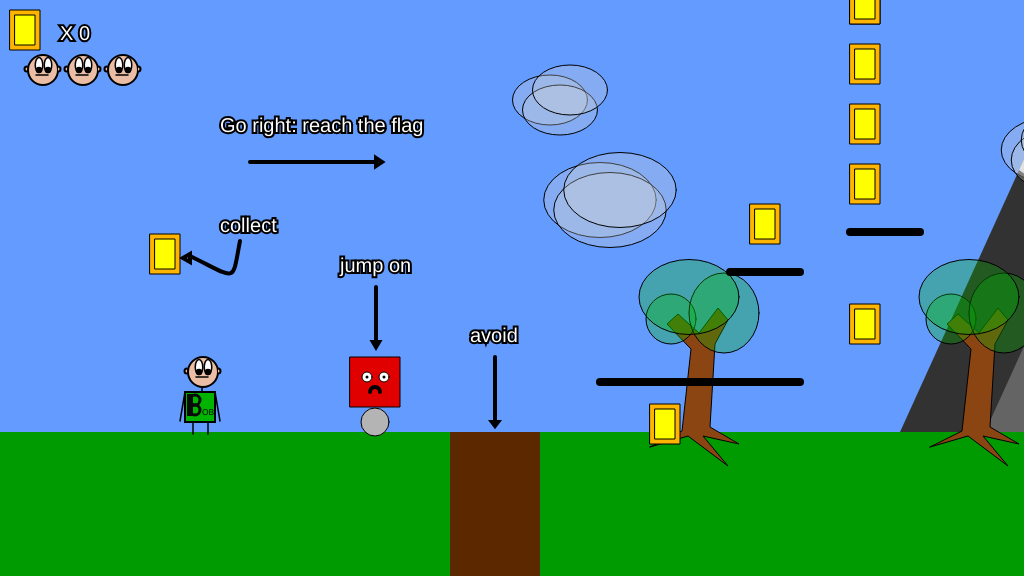
Frame 1 (no input)
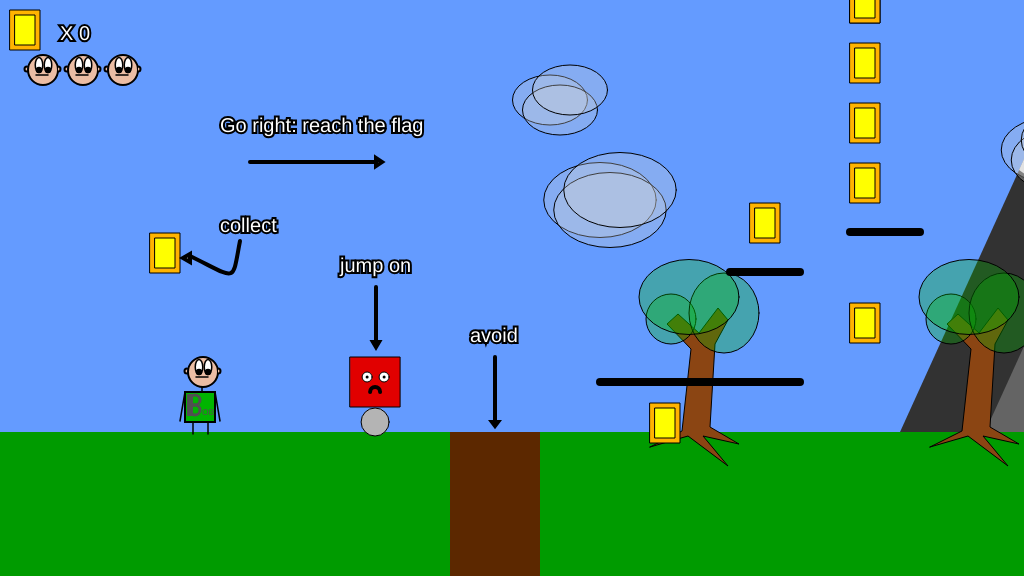
Frame 60 (no input)
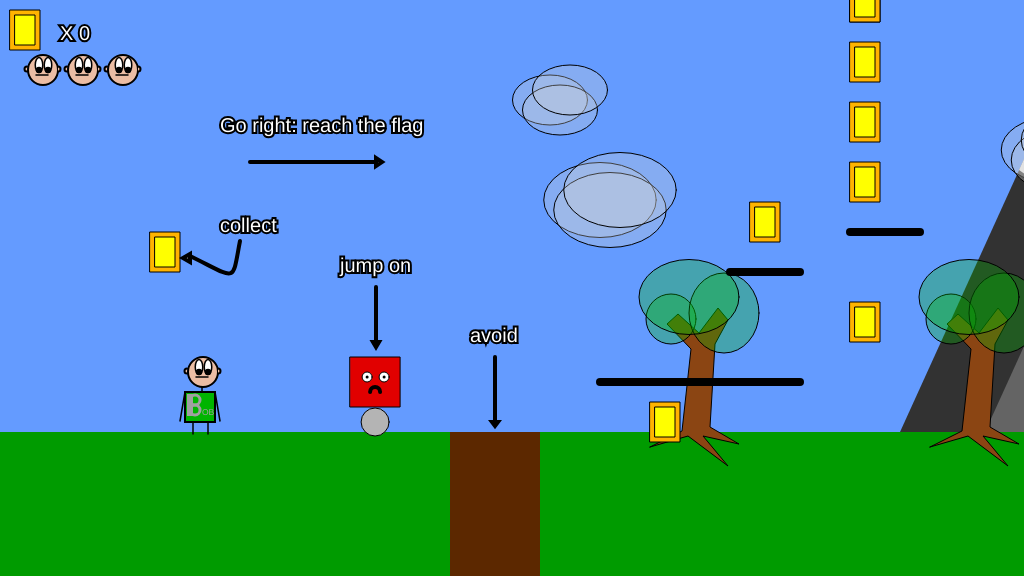
Frame 120 (the mouse pressed at the canvas centre since frame 60)

The p5.js sketch that drew these frames (run headless with seeded random() and noise() and a simulated clock; from frame 60 on, the mouse is pressed at the canvas centre):

// p5.js sketch
// ── sketch.js
/*
	The Game Project Part 7 - Game Mechanics
*/

var gameChar_x;
var gameChar_y;
var floorPos_y;

var canyons;

var isLeft;
var isRight;
var isFalling;

var frCount;
var jumpSpeed;

var collectables;

var flagpole;

var isPlummeting;

//implement scrolling - declaring global var
var cameraPosX;
var cameraPosY;

var gameOver;
var levelComplete;

var gameScore;

var cameraLockL;
var cameraLockR;

var enemyHit;

//initialising variables here so restarting via calling setup() maintains lives
var lives = 3;
var currentLives = lives;

var showingInstructions;

var platforms;
var observedFloor;

function setup(){
    //sets lives to the current lives value from the previous attempt
    lives = currentLives;
    
    showingInstructions = true;
    
	createCanvas(1024, 576);
	floorPos_y = height * 3/4;
	gameChar_x = -350;
	gameChar_y = floorPos_y;

    //Inspect the canyon
    canyons = [
        {x_pos: 480, width: 150},
        {x_pos: 800, width: 100},
        {x_pos: 1000, width: 75},
        {x_pos: 1300, width: 170},
        {x_pos: 1900, width: 220},
        {x_pos: -100, width: 90}
    ]
    
    //declare enemy objects
    enemies = [
        {x_pos: 700, y_pos: floorPos_y - 75, patrol: [630, 750], speed: -1, isAlive: true, squishCount: 0},
        {x_pos: 1075, y_pos: floorPos_y - 75, patrol: [1075, 1250], speed: 2, isAlive: true, squishCount: 0},
        {x_pos: 1470, y_pos: floorPos_y - 75, patrol: [1470, 1850], speed: 1.5, isAlive: true, squishCount: 0},
        {x_pos: 1850, y_pos: floorPos_y - 75, patrol: [1470, 1850], speed: -1.5, isAlive: true, squishCount: 0},
        {x_pos: -200, y_pos: floorPos_y - 75, patrol: [400, 405], speed: -0.1, isAlive: true, squishCount: 0},
        {x_pos: 800, y_pos: floorPos_y - 380, patrol: [730, 1120], speed: 2, isAlive: true, squishCount: 0}
    ]
    
    isLeft = false;
    isRight = false;
    isFalling = false;
    
    frCount = 0;
    jumpSpeed = 0;
    
    //Add collectable items objects
    collectables = [
        {x_pos: 300, y_pos: floorPos_y - 130, size: 50, collectBounce: 0, isFound: false},
        {x_pos: 600, y_pos: floorPos_y - 130, size: 50, collectBounce: 0, isFound: false},
        {x_pos: 1000, y_pos: floorPos_y - 130, size: 50, collectBounce: 0, isFound: false},
        {x_pos: 1000, y_pos: floorPos_y - 50, size: 50, collectBounce: 0, isFound: false},
        {x_pos: 100, y_pos: floorPos_y - 30, size: 50, collectBounce: 0, isFound: false},
        {x_pos: 200, y_pos: floorPos_y - 230, size: 50, collectBounce: 0, isFound: false},
        {x_pos: 1850, y_pos: floorPos_y - 130, size: 50, collectBounce: 0, isFound: false},
        {x_pos: 2070, y_pos: floorPos_y - 100, size: 50, collectBounce: 0, isFound: false},
        {x_pos: 2000, y_pos: floorPos_y - 250, size: 50, collectBounce: 0, isFound: false},
        {x_pos: 2200, y_pos: floorPos_y - 100, size: 50, collectBounce: 0, isFound: false},
        {x_pos: -400, y_pos: floorPos_y - 200, size: 50, collectBounce: 0, isFound: false},
        {x_pos: 300, y_pos: floorPos_y - 270, size: 50, collectBounce: 0, isFound: false},
        {x_pos: 300, y_pos: floorPos_y - 330, size: 50, collectBounce: 0, isFound: false},
        {x_pos: 300, y_pos: floorPos_y - 390, size: 50, collectBounce: 0, isFound: false},
        {x_pos: 300, y_pos: floorPos_y - 450, size: 50, collectBounce: 0, isFound: false},
        {x_pos: 300, y_pos: floorPos_y - 450, size: 50, collectBounce: 0, isFound: false},
        {x_pos: 700, y_pos: floorPos_y - 360, size: 50, collectBounce: 0, isFound: false},
        {x_pos: 790, y_pos: floorPos_y - 360, size: 50, collectBounce: 0, isFound: false},
        {x_pos: 880, y_pos: floorPos_y - 360, size: 50, collectBounce: 0, isFound: false},
        {x_pos: 950, y_pos: floorPos_y - 360, size: 50, collectBounce: 0, isFound: false},
        {x_pos: 1020, y_pos: floorPos_y - 360, size: 50, collectBounce: 0, isFound: false},
    ]
    
    //add platform objects
    platforms = [
        {x_pos: 50, y_pos: floorPos_y - 50, width: 200},
        {x_pos: 300, y_pos: floorPos_y - 200, width: 70},
        {x_pos: 180, y_pos: floorPos_y - 160, width: 70},
        {x_pos: 600, y_pos: floorPos_y - 190, width: 40},
        {x_pos: 500, y_pos: floorPos_y - 275, width: 100},
        {x_pos: 700, y_pos: floorPos_y - 300, width: 450}
    ]
    observedFloor = 0;
    
    //Add the flagpole
    flagpole = {
        x_pos: 2400,
        crossValR: 255,
        crossPulse: -1,
        isReached: false,
        startHeight: 300,
        topHeight: 133,
        flagHeight: 0
    }
    flagpole.flagHeight = flagpole.startHeight;
    
    isPlummeting = false;
    
    cameraPosX = 0;
    cameraPosY = 0;
    
    gameOver = false;
    levelComplete = false;
    
    gameScore = 0;
    
    cameraLockL = gameChar_x - 1500;
    cameraLockR = gameChar_x + 900;
    
    enemyHit = false;
}

function drawPlatforms(){
    strokeWeight(8);
    stroke(0);
    for (var i = 0; i < platforms.length; i++){
        line(platforms[i].x_pos,
             platforms[i].y_pos,
             platforms[i].x_pos + platforms[i].width,
             platforms[i].y_pos);
    }
    strokeWeight(1);
}

function drawInstructions(){
    //draws the instructions but hides them once a level of scroll is reached
    if (showingInstructions && !gameOver && !levelComplete){
        push();
        textSize(20);
        fill(255);
        strokeWeight(4);
        stroke(0);
        text("avoid", -80, floorPos_y - 90);
        line(-55, floorPos_y - 75, -55, floorPos_y - 10);
        triangle(-52, floorPos_y - 10, -58, floorPos_y - 10, -55, floorPos_y - 6);
        text("jump on", -210, floorPos_y - 160);
        line(-174, floorPos_y - 145, -174, floorPos_y - 90);
        triangle(-171, floorPos_y - 90, -177, floorPos_y - 90, -174, floorPos_y - 85);
        text("collect", -330, floorPos_y - 200);
        text("Go right: reach the flag", -330, floorPos_y - 300);
        line(-300, floorPos_y - 270, -174, floorPos_y - 270);
        triangle(-174, floorPos_y - 274, -174, floorPos_y - 266, -168, floorPos_y - 270);
        noFill();
        beginShape();
        curveVertex(-310, 0);
        curveVertex(-310, 241);
        curveVertex(-360, 256);
        curveVertex(-600, 100);
        endShape();
        fill(255);
        triangle(-360, 254, -360, 262, -367, 258);
        pop();
    }
}

function drawLives(){
    //draws the life bar according to the amount of lives remaining
    for (var i = 0; i < lives; i++){
        //head
        fill(235, 189, 164); //sets skin colour
        strokeWeight(2);
        stroke(0);
        ellipse(40 + 3 + i * 40, 130 - 60, 30, 30);
        //draws the head first so the facial features aren't obscured

        //ears
        stroke(0);
        strokeWeight(2);
        arc(40 - 13 + i * 40, 130 - 61, 5, 5, HALF_PI, PI + HALF_PI);
        arc(40 + 18 + i * 40, 130 - 61, 5, 5, PI + HALF_PI, HALF_PI);

        //eyeball
        fill(255);
        strokeWeight(1.5);
        ellipse(40 - 1 + i * 40, 130 - 65, 7.5, 15);
        ellipse(40 + 8 + i * 40, 130 - 65, 7.5, 15);
        //draws two white eyeballs

        //pupil
        fill(0);
        ellipse(40 - 1 + i * 40, 130 - 60, 5, 5);
        ellipse(40 + 8 + i * 40, 130 - 60, 5, 5);
        //draws two black pupils afterwards so the black is overlayed onto the white

        //mouth
        noFill();
        line(40 - 4 + i * 40, 130 - 55, 40 + 8 + i * 40, 130 - 55);
        strokeWeight(1);
    }
}

function drawMountains(){
    //make an array of mountains
    var mountains = [
        {mountainX: 350, mountainBack: 50, mountainTop: 240},
        {mountainX: 435, mountainBack: 100, mountainTop: 255},
        {mountainX: 900, mountainBack: 120, mountainTop: 255},
        {mountainX: 1600, mountainBack: 80, mountainTop: 230}
    ]
    var mountainY = floorPos_y;
    //draw the mountains
    for (var i = 0; i < mountains.length; i++){
        fill(mountains[i].mountainBack);
        triangle(mountains[i].mountainX,
                 mountainY,
                 mountains[i].mountainX + 165,
                 mountainY - 363,
                 mountains[i].mountainX + 365,
                 mountainY);
        fill(mountains[i].mountainTop);
        beginShape(); //draw the snowy peak of the mountain
        vertex(mountains[i].mountainX + 119,
               mountainY - 262);
        vertex(mountains[i].mountainX + 135,
               mountainY - 251);
        vertex(mountains[i].mountainX + 152,
               mountainY - 271);
        vertex(mountains[i].mountainX + 187,
               mountainY - 283);
        vertex(mountains[i].mountainX + 212,
               mountainY - 277);
        vertex(mountains[i].mountainX + 165,
               mountainY - 363);
        endShape(CLOSE);
        noStroke();
        fill(255);
    }
}

function drawTrees(){
    //make an array of tree positions
    var trees_x = [100, 380, 910, 1100, 1500];
    var treePos_y = floorPos_y + 15;
    //draw the trees
    for (var i = 0; i < trees_x.length; i++){
        fill(139,69,19);
        stroke(0);
        beginShape(); //draw trunk
        vertex(trees_x[i], treePos_y);
        vertex(trees_x[i] + 32, treePos_y - 16);
        vertex(trees_x[i] + 41, treePos_y - 98);
        vertex(trees_x[i] + 17, treePos_y - 123);
        vertex(trees_x[i] + 28, treePos_y - 133);
        vertex(trees_x[i] + 49, treePos_y - 114);
        vertex(trees_x[i] + 68, treePos_y - 139);
        vertex(trees_x[i] + 78, treePos_y - 127);
        vertex(trees_x[i] + 65, treePos_y - 103);
        vertex(trees_x[i] + 60, treePos_y - 20);
        vertex(trees_x[i] + 89, treePos_y - 3);
        vertex(trees_x[i] + 53, treePos_y - 11);
        vertex(trees_x[i] + 78, treePos_y + 19);
        vertex(trees_x[i] + 38, treePos_y - 11);
        endShape(CLOSE);
        fill(0,180,0,80);
        ellipse(trees_x[i] + 21, treePos_y - 128, 50, 50); //draw tree leaves
        ellipse(trees_x[i] + 74, treePos_y - 134, 70, 80);
        ellipse(trees_x[i] + 39, treePos_y - 150, 100, 75);
        noStroke();
        fill(255);
    }
}

function drawClouds(){
    //make an array of clouds
    var clouds = [
        {cloudX: 0, cloudY: 0, cloudSize: 1},
        {cloudX: 500, cloudY: 50, cloudSize: 1.3},
        {cloudX: 50, cloudY: 100, cloudSize: 1.5},
        {cloudX: 700, cloudY: 25, cloudSize: 1.1},
        {cloudX: 800, cloudY: 60, cloudSize: 1.4},
        {cloudX: 950, cloudY: 100, cloudSize: 1.6},
        {cloudX: 1200, cloudY: -40, cloudSize: 1.2},
        {cloudX: 1500, cloudY: 40, cloudSize: 1.5},
        {cloudX: 1800, cloudY: 10, cloudSize: 1}
    ]
    //draw the clouds
    for (var i = 0; i < clouds.length; i++){
        stroke(0);
        fill(210, 75);
        ellipse(clouds[i].cloudX,
                clouds[i].cloudY + 100,
                75 * clouds[i].cloudSize,
                50 * clouds[i].cloudSize); 
        ellipse(clouds[i].cloudX + 10,
                clouds[i].cloudY + 110,
                75 * clouds[i].cloudSize,
                50 * clouds[i].cloudSize);
        ellipse(clouds[i].cloudX + 20,
                clouds[i].cloudY + 90,
                75 * clouds[i].cloudSize,
                50 * clouds[i].cloudSize);
        noStroke();
    }
}

function drawScoreCounter(){
    //draw the score counter
    push();
    fill(255,180,0);
    strokeWeight(1);
    stroke(0);
    //draw the larger coin box:
    rect(10, 10, 0.6 * 50, 0.8 * 50);
    fill(255,255,0);
    //draw the smaller coin box:
    rect(15, 15, 0.4 * 50, 0.6 * 50);
    noStroke();
    fill(255);
    stroke(0);
    textSize(20);
    strokeWeight(4);
    //add a score counter
    text("X " + gameScore, 60, 40);
    pop();
}

function draw(){
    //continually change camera position
    //cameraPosX = -gameChar_x + width / 2;
    cameraPosX = constrain(-gameChar_x + width / 2, cameraLockL, cameraLockR);
    //introduce vertical camera
    cameraPosY = -1 * min(0, gameChar_y - floorPos_y + height / 2);
    
    if (gameChar_x > 425){
        showingInstructions = false;
    }
    
	///////////DRAWING CODE//////////
    
	background(100,155,255); //fill the sky blue
    
    frCount += 10;
    
    gameChar_y -= jumpSpeed; 
    //makes sure that the character always falls if necessary
    
	noStroke();
	fill(0,155,0);
    //scroll the ground only on the vertical axis
    push();
    translate(0, cameraPosY);
	rect(0, floorPos_y, width, height - floorPos_y); //draw some green ground
    pop();
    
    //implement scrolling - push a new drawing state
    push();
    translate(cameraPosX, cameraPosY); //translate the camera position
    
	//render multiple canyons
    for (var i = 0; i < canyons.length; i++){
        noStroke();
	    fill(92, 40, 0);
	    rect(canyons[i].x_pos, floorPos_y, canyons[i].width, height - floorPos_y);
    }
    
    drawMountains();
    drawClouds();
    drawTrees();
    
    //a flag pole
    fill(244,164,96);
    ellipse(flagpole.x_pos,432,50,25);
    rect(flagpole.x_pos - 26,399,52,33);
    stroke(200);
    strokeWeight(4);
    line(flagpole.x_pos - 1,396,flagpole.x_pos - 1,135);
    noStroke();
    fill(255);
    //Flagpole reached state
    if (flagpole.isReached == false){
        rect(flagpole.x_pos + 1,flagpole.startHeight,100,75);
        if (flagpole.crossValR > 255 || flagpole.crossValR < 0){ 
            //changes the colour of the flag's cross
            flagpole.crossPulse = flagpole.crossPulse * -1;
        }
        flagpole.crossValR += flagpole.crossPulse;
        fill(flagpole.crossValR,0,0);
        rect(flagpole.x_pos + 47, flagpole.startHeight, 10, 75);
        rect(flagpole.x_pos + 1, flagpole.startHeight + 31, 100, 10);  
    }
    else{ //raises the flag if reached
        //trigger level complete state
        levelComplete = true;
        isPlummeting = false;
        if (flagpole.flagHeight > flagpole.topHeight){
            flagpole.flagHeight -= 4;
        }
        else{
            flagpole.flagHeight = flagpole.topHeight;
        }
        rect(flagpole.x_pos + 1,flagpole.flagHeight,100,75);
        if (flagpole.crossValR > 255 || flagpole.crossValR < 0){ 
            //changes the colour of the flag's cross
            flagpole.crossPulse = flagpole.crossPulse * -1;
        }
        flagpole.crossValR += flagpole.crossPulse;
        fill(flagpole.crossValR,0,0);
        rect(flagpole.x_pos + 47, flagpole.flagHeight, 10, 75);
        rect(flagpole.x_pos + 1, flagpole.flagHeight + 31, 100, 10);  
    }
    strokeWeight(1.5);
    
    //render enemies
    for (var i = 0; i < enemies.length; i++){
        if (enemies[i].isAlive == true){
            fill(225, 0, 0);
            stroke(0);
            rect(enemies[i].x_pos, enemies[i].y_pos, 50, 50);
            fill(255);
            ellipse(enemies[i].x_pos + 17, enemies[i].y_pos + 20, 10, 10);
            strokeWeight(3);
            point(enemies[i].x_pos + 17, enemies[i].y_pos + 20);
            strokeWeight(1);
            ellipse(enemies[i].x_pos + 34, enemies[i].y_pos + 20, 10, 10);
            strokeWeight(3);
            point(enemies[i].x_pos + 34, enemies[i].y_pos + 20);
            strokeWeight(4);
            noFill();
            arc(enemies[i].x_pos + 25, enemies[i].y_pos + 35, 10, 10, PI, 0);
            strokeWeight(1);
            fill(180);
            ellipse(enemies[i].x_pos + 25, enemies[i].y_pos + 65, 28);
            if (enemies[i].x_pos >= enemies[i].patrol[1] + 1 || enemies[i].x_pos <= enemies[i].patrol[0] - 1){
                //reverse enemy patrol direction should the enemy reach a limit
                enemies[i].speed *= -1;
            }
            enemies[i].x_pos += enemies[i].speed;
        }
        else { //squish the enemy
            if (enemies[i].squishCount < 6){
                enemies[i].squishCount++;
                fill(225, 0, 0);
                stroke(0);
                rect(enemies[i].x_pos, enemies[i].y_pos + 45, 50, 25);
                fill(255);
                ellipse(enemies[i].x_pos + 17, enemies[i].y_pos + 55, 10, 5);
                strokeWeight(3);
                point(enemies[i].x_pos + 17, enemies[i].y_pos + 55);
                strokeWeight(1);
                ellipse(enemies[i].x_pos + 34, enemies[i].y_pos + 55, 10, 5);
                strokeWeight(3);
                point(enemies[i].x_pos + 34, enemies[i].y_pos + 55);
                strokeWeight(4);
                noFill();
                arc(enemies[i].x_pos + 25, enemies[i].y_pos + 60, 10, 5, PI, 0);
                strokeWeight(1);
                fill(180);
                ellipse(enemies[i].x_pos + 25, enemies[i].y_pos + 72, 28, 14);
            }
        }
    }
    
    //render collectable item
    for (var i = 0; i < collectables.length; i++){
        if (collectables[i].isFound == false){
            fill(255,180,0); 
            stroke(0);
            if (collectables[i].collectBounce == 0){ //makes the coin bounce
                collectables[i].collectBounce = 2;
            } else if (collectables[i].collectBounce == 2){
                collectables[i].collectBounce = 4;
            } else if (collectables[i].collectBounce == 4){
                collectables[i].collectBounce = 3
            } else if (collectables[i].collectBounce == 3){
                collectables[i].collectBounce = 1;
            } else if (collectables[i].collectBounce == 1){
                collectables[i].collectBounce = -1;
            } else if (collectables[i].collectBounce == -1){
                collectables[i].collectBounce = -4;
            } else if (collectables[i].collectBounce == -4){
                collectables[i].collectBounce = -2;
            } else if (collectables[i].collectBounce == -2){
                collectables[i].collectBounce = 0;
            }
            //draw the larger coin box:
            rect(collectables[i].x_pos,
                 collectables[i].y_pos + collectables[i].collectBounce,
                 0.6 * collectables[i].size,
                 0.8 * collectables[i].size);
            fill(255,255,0);
            //draw the smaller coin box:
            rect(collectables[i].x_pos + (collectables[i].size / 10),
                    collectables[i].y_pos + 
                    (collectables[i].size / 10) + 
                    collectables[i].collectBounce,
                 0.4 * collectables[i].size,
                 0.6 * collectables[i].size);
            noStroke();
            fill(255);
        }
    }
    
    drawInstructions();
    drawPlatforms();
    
	//the game character
    
    if (!isRight && !isLeft){
        //makes sure the code for moving the legs/changing shirt
        //colour is only ran once
        noStroke();
        animateLegs();
    }
    
	if(isLeft && isFalling && !isPlummeting && !gameOver && !levelComplete){
        //head
        fill(235, 189, 164);
        strokeWeight(2);
        stroke(0);
        ellipse(gameChar_x + 3, gameChar_y - 60, 30, 30);

        //ear
        stroke(0);
        strokeWeight(2);
        arc(gameChar_x + 9, gameChar_y - 61, 5, 5, PI + HALF_PI, HALF_PI);

        //eyeball
        fill(255);
        strokeWeight(1.5);
        ellipse(gameChar_x - 4, gameChar_y - 65, 7.5, 15);

        //pupil
        fill(0);
        if (jumpSpeed > 0){ //jumping and falling state
            //pupil changes position based on Bob's position in the air
            ellipse(gameChar_x - 5.5, gameChar_y - 68, 5, 5);
        }
        else{
            ellipse(gameChar_x - 5.5, gameChar_y - 62, 5, 5);
        }

        //mouth
        fill(0);
        ellipse(gameChar_x - 3, gameChar_y - 52.5, 6, 6);

        //neck
        line(gameChar_x + 9, gameChar_y - 47, gameChar_x + 9, gameChar_y - 40);

        //shirt
        strokeWeight(2);
        fill(0, 180, 0);
        rect(gameChar_x - 15, gameChar_y - 40, 30, 30);

        //shirt design
        textSize(8.5);
        fill(frCount);
        noStroke();
        text("OB", gameChar_x - 13, gameChar_y - 17);

        //left arm
        stroke(0);
        strokeWeight(1.5);
        line(gameChar_x - 15, gameChar_y - 40, gameChar_x - 20, gameChar_y - 60);

        //right arm
        strokeWeight(1.5);
        stroke(0);
        line(gameChar_x + 15, gameChar_y - 40, gameChar_x + 20, gameChar_y - 25);
        line(gameChar_x + 20, gameChar_y - 25, gameChar_x + 18, gameChar_y - 14);

        //legs
        line(gameChar_x - 7, gameChar_y - 10, gameChar_x - 12, gameChar_y);
        line(gameChar_x + 8, gameChar_y - 10, gameChar_x + 13, gameChar_y - 5);
	}
	else if(isRight && isFalling && !isPlummeting && !gameOver && !levelComplete){
		//head
        fill(235, 189, 164);
        strokeWeight(2);
        stroke(0);
        ellipse(gameChar_x + 3, gameChar_y - 60, 30, 30);

        //ear
        stroke(0);
        strokeWeight(2);
        arc(gameChar_x - 4, gameChar_y - 61, 5, 5, HALF_PI, HALF_PI + PI);

        //eyeball
        fill(255);
        strokeWeight(1.5);
        ellipse(gameChar_x + 8, gameChar_y - 65, 7.5, 15);

        //pupil
        fill(0);
        if (jumpSpeed > 0){ //jumping and falling state
            //pupil changes position based on whether Bob is rising or falling
            ellipse(gameChar_x + 9, gameChar_y - 68, 5, 5);
        }
        else{
            ellipse(gameChar_x + 9, gameChar_y - 64, 5, 5);
        }
        

        //mouth
        fill(0);
        ellipse(gameChar_x + 10, gameChar_y - 53, 6, 6);

        //neck
        line(gameChar_x - 6, gameChar_y - 47, gameChar_x - 6, gameChar_y - 40);

        //shirt
        strokeWeight(2);
        fill(0, 180, 0);
        rect(gameChar_x - 15, gameChar_y - 40, 30, 30);

        //left arm
        strokeWeight(1.5);
        line(gameChar_x - 15, gameChar_y - 40, gameChar_x - 20, gameChar_y - 30);
        line(gameChar_x - 20, gameChar_y - 30, gameChar_x - 17.5, gameChar_y - 15);

        //shirt design
        noFill();
        stroke(frCount);
        strokeWeight(3);
        ellipse(gameChar_x + 7, gameChar_y - 32, 10, 10);
        ellipse(gameChar_x + 7, gameChar_y - 22, 10, 10);
        noStroke();
        fill(frCount);
        rect(gameChar_x - 1, gameChar_y - 38, 6, 22);

        //right arm
        strokeWeight(1.5);
        stroke(0);
        line(gameChar_x + 15, gameChar_y - 40, gameChar_x + 22, gameChar_y - 60);

        //legs
        line(gameChar_x - 7, gameChar_y - 10, gameChar_x - 12, gameChar_y - 5);
        line(gameChar_x + 8, gameChar_y - 10, gameChar_x + 13, gameChar_y);

	}
	else if(isLeft && !isRight && !isPlummeting && !gameOver && !levelComplete){
		//head
        fill(235, 189, 164);
        strokeWeight(2);
        stroke(0);
        ellipse(gameChar_x + 3, gameChar_y - 60, 30, 30);

        //ear
        stroke(0);
        strokeWeight(2);
        arc(gameChar_x + 9, gameChar_y - 61, 5, 5, PI + HALF_PI, HALF_PI);

        //eyeball
        fill(255);
        strokeWeight(1.5);
        ellipse(gameChar_x - 4, gameChar_y - 65, 7.5, 15);

        //pupil
        fill(0);
        ellipse(gameChar_x - 5, gameChar_y - 65, 5, 5);

        //mouth
        noFill();
        line(gameChar_x - 9, gameChar_y - 55, gameChar_x + 5, gameChar_y - 55);

        //neck
        line(gameChar_x + 9, gameChar_y - 47, gameChar_x + 9, gameChar_y - 40);

        //shirt
        strokeWeight(2);
        fill(0, 180, 0);
        rect(gameChar_x - 15, gameChar_y - 40, 30, 30);

        //shirt design
        textSize(8.5);
        fill(frCount);
        noStroke();
        text("OB", gameChar_x - 13, gameChar_y - 17);

        //left arm
        stroke(0);
        strokeWeight(1.5);
        line(gameChar_x - 15, gameChar_y - 40, gameChar_x - 20, gameChar_y - 11);

        //right arm
        strokeWeight(1.5);
        stroke(0);
        line(gameChar_x + 15, gameChar_y - 40, gameChar_x + 20, gameChar_y - 11);

        //legs
        animateLegs();
	}
	else if(isRight && !isLeft && !isPlummeting && !gameOver && !levelComplete){
		//head
        fill(235, 189, 164);
        strokeWeight(2);
        stroke(0);
        ellipse(gameChar_x + 3, gameChar_y - 60, 30, 30);

        //ear
        stroke(0);
        strokeWeight(2);
        arc(gameChar_x - 4, gameChar_y - 61, 5, 5, HALF_PI, HALF_PI + PI);

        //eyeball
        fill(255);
        strokeWeight(1.5);
        ellipse(gameChar_x + 8, gameChar_y - 65, 7.5, 15);

        //pupil
        fill(0);
        ellipse(gameChar_x + 9, gameChar_y - 65, 5, 5);

        //mouth
        noFill();
        line(gameChar_x + 1, gameChar_y - 55, gameChar_x + 16, gameChar_y - 55);

        //neck
        line(gameChar_x - 6, gameChar_y - 47, gameChar_x - 6, gameChar_y - 40);

        //shirt
        strokeWeight(2);
        fill(0, 180, 0);
        rect(gameChar_x - 15, gameChar_y - 40, 30, 30);

        //left arm
        strokeWeight(1.5);
        line(gameChar_x - 15, gameChar_y - 40, gameChar_x - 20, gameChar_y - 11);

        //shirt design
        noFill();
        stroke(frCount);
        strokeWeight(3);
        ellipse(gameChar_x + 7, gameChar_y - 32, 10, 10);
        ellipse(gameChar_x + 7, gameChar_y - 22, 10, 10);
        noStroke();
        fill(frCount);
        rect(gameChar_x - 1, gameChar_y - 38, 6, 22);

        //right arm
        strokeWeight(1.5);
        stroke(0);
        line(gameChar_x + 15, gameChar_y - 40, gameChar_x + 20, gameChar_y - 11);

        //legs
        animateLegs();
	}
	else if(isFalling || isPlummeting)
    //ensures the falling state is drawn when either falling or plummetting
	{
		//head
        fill(235, 189, 164);
        strokeWeight(2);
        stroke(0);
        ellipse(gameChar_x + 3, gameChar_y - 60, 30, 30);

        //ears
        stroke(0);
        strokeWeight(2);
        arc(gameChar_x - 13, gameChar_y - 61, 5, 5, HALF_PI, PI + HALF_PI);
        arc(gameChar_x + 18, gameChar_y - 61, 5, 5, PI + HALF_PI, HALF_PI);

        //eyeball
        fill(255);
        strokeWeight(1.5);
        ellipse(gameChar_x + 8, gameChar_y - 65, 7.5, 15);
        ellipse(gameChar_x - 1, gameChar_y - 65, 7.5, 15);

        //pupil
        fill(0);
        if (jumpSpeed > 0){ //jumping and falling state
            //the pupil changes position based on whether Bob is rising or falling
            ellipse(gameChar_x + 8, gameChar_y - 69, 5, 5);
            ellipse(gameChar_x - 1, gameChar_y - 69, 5, 5);
        }
        else{
            ellipse(gameChar_x + 8, gameChar_y - 61, 5, 5);
            ellipse(gameChar_x - 1, gameChar_y - 61, 5, 5);
        }

        //mouth
        fill(0);
        ellipse(gameChar_x + 5, gameChar_y - 53, 6, 6);

        //neck
        line(gameChar_x + 2, gameChar_y - 45, gameChar_x + 2, gameChar_y - 40);

        //shirt
        strokeWeight(2);
        fill(0, 180, 0);
        rect(gameChar_x - 15, gameChar_y - 40, 30, 30);

        //left arm
        strokeWeight(1.5);
        line(gameChar_x - 15, gameChar_y - 40, gameChar_x - 20, gameChar_y - 58);

        //shirt a
        noFill();
        stroke(frCount);
        strokeWeight(3);
        ellipse(gameChar_x - 5, gameChar_y - 32, 10, 10);
        ellipse(gameChar_x - 5, gameChar_y - 22, 10, 10);
        noStroke();
        fill(frCount);
        rect(gameChar_x - 13, gameChar_y - 38, 6, 22);
        textSize(8.5);
        text("OB", gameChar_x + 2, gameChar_y - 17);

        //right arm
        strokeWeight(1.5);
        stroke(0);
        line(gameChar_x + 15, gameChar_y - 40, gameChar_x + 22, gameChar_y - 58);

        //legs
        line(gameChar_x - 7, gameChar_y - 10, gameChar_x - 12, gameChar_y - 4);
        line(gameChar_x + 8, gameChar_y - 10, gameChar_x + 13, gameChar_y - 4);
	}
	else{
		//head
        fill(235, 189, 164); //sets skin colour
        strokeWeight(2);
        stroke(0);
        ellipse(gameChar_x + 3, gameChar_y - 60, 30, 30);
        //draws the head first so the facial features aren't obscured

        //ears
        stroke(0);
        strokeWeight(2);
        arc(gameChar_x - 13, gameChar_y - 61, 5, 5, HALF_PI, PI + HALF_PI);
        arc(gameChar_x + 18, gameChar_y - 61, 5, 5, PI + HALF_PI, HALF_PI);

        //eyeball
        fill(255);
        strokeWeight(1.5);
        ellipse(gameChar_x - 1, gameChar_y - 65, 7.5, 15);
        ellipse(gameChar_x + 8, gameChar_y - 65, 7.5, 15);
        //draws two white eyeballs

        //pupil
        fill(0);
        ellipse(gameChar_x - 1, gameChar_y - 60, 5, 5);
        ellipse(gameChar_x + 8, gameChar_y - 60, 5, 5);
        //draws two black pupils afterwards so the black is overlayed onto the white

        //mouth
        noFill();
        line(gameChar_x - 4, gameChar_y - 55, gameChar_x + 8, gameChar_y - 55);

        //neck
        line(gameChar_x + 2, gameChar_y - 45, gameChar_x + 2, gameChar_y - 40);

        //shirt
        strokeWeight(2);
        fill(0, 180, 0);
        rect(gameChar_x - 15, gameChar_y - 40, 30, 30);

        //left arm
        strokeWeight(1.5);
        line(gameChar_x - 15, gameChar_y - 40, gameChar_x - 20, gameChar_y - 11);

        //shirt design
        noFill();
        stroke(frCount);
        strokeWeight(3);
        //sets a larger width to create the round parts of the 'B' shape
        ellipse(gameChar_x - 5, gameChar_y - 32, 10, 10);
        ellipse(gameChar_x - 5, gameChar_y - 22, 10, 10);
        //draws the round parts of the 'B'
        noStroke();
        fill(frCount);
        //sets the text colour in accordance with the current frame the game is on
        rect(gameChar_x - 13, gameChar_y - 38, 6, 22);
        //gives the 'B' a straight edge
        textSize(8.5);
        text("OB", gameChar_x + 2, gameChar_y - 17); //draws the remainder of "Bob"
        
        //right arm
        strokeWeight(1.5);
        stroke(0);
        line(gameChar_x + 15, gameChar_y - 40, gameChar_x + 20, gameChar_y - 11);

        //legs
        line(gameChar_x - 7, gameChar_y - 10, gameChar_x - 7, gameChar_y + 2);
        line(gameChar_x + 8, gameChar_y - 10, gameChar_x + 8, gameChar_y + 2);
	}
    pop(); //pop drawing state
    
	///////////INTERACTION CODE//////////
	//Put conditional statements to move the game character below here
    
    //Collectable item interaction
    for (var i = 0; i < collectables.length; i++){
        if (gameChar_x - 16 + 33 > collectables[i].x_pos &&
            gameChar_y - 75 + 70 > collectables[i].y_pos &&
            gameChar_x - 16 < collectables[i].x_pos + 0.6 * collectables[i].size &&
            gameChar_y - 75 < collectables[i].y_pos + 0.8 * collectables[i].size){
            //ensures that the rectangle that makes up the coin is touching Bob
            if (!collectables[i].isFound){
                //increment the score
                gameScore++;
            }
            collectables[i].isFound = true;
        }
    }
    
    //enemy interaction
    for (var i = 0; i < enemies.length; i++){
        if (enemies[i].isAlive == true){
            if (gameChar_x > enemies[i].x_pos - 10 &&
                gameChar_x < enemies[i].x_pos + 60 &&
                gameChar_y > enemies[i].y_pos - 5 && 
                gameChar_y < enemies[i].y_pos + 10 &&
                enemyHit == false && jumpSpeed <= 0){
                enemies[i].isAlive = false;
                enemyHit = false;
            }
            else if (gameChar_x > enemies[i].x_pos - 9 &&
                     gameChar_x < enemies[i].x_pos + 59 &&
                     gameChar_y > enemies[i].y_pos + 11 &&
                     gameChar_y <= floorPos_y &&
                     !enemyHit && enemies[i].isAlive == true){
                enemyHit = true;
                jumpSpeed = 0;
                jumpSpeed += 15;
            }
        }
    }
        
    //Flagpole interaction
    if (dist(gameChar_x, gameChar_y, flagpole.x_pos - 1, gameChar_y)<= 10 &&
        gameChar_y > 135 && gameChar_y < 396 &&
        flagpole.isReached == false){
        //ensures Bob is within 10 pixels of the flagpole
        flagpole.isReached = true;
    }
    
    if (!isPlummeting && !gameOver && !levelComplete){ 
        //Freezing controls: ensures no horizontal movement when plummeting
        if (isLeft == true && gameChar_x > -cameraLockR + 20){
            gameChar_x -= 5;
        }
        if (isRight == true && gameChar_x < -cameraLockL + width - 20){
            gameChar_x += 5;
        }
    }
    
    if ((gameChar_y == floorPos_y ||
         gameChar_y == platforms[observedFloor].y_pos) &&
         !isPlummeting){
        //ensures that the player can still jump if standing on a suspended platform
        isFalling = false;
    }
    else if (gameChar_y < floorPos_y){
        isFalling = true;
    }
    //loop for handling checking whether or not there is a platform below the player
    for (var i = 0; i < platforms.length; i++){
        if (gameChar_y < floorPos_y){
            if (gameChar_x - 10 >= platforms[i].x_pos &&
                gameChar_x + 10 <= platforms[i].x_pos + platforms[i].width){
                //check horizontal bound first
                if (dist(gameChar_x, gameChar_y, gameChar_x, platforms[i].y_pos) <
                    dist(gameChar_x, gameChar_y, gameChar_x, platforms[observedFloor].y_pos)){
                    //change the current nearest platform if there is one closer than the current one
                    observedFloor = i;
                }
            }
        }
    }
    if (gameChar_x + 10 >= platforms[observedFloor].x_pos &&
        gameChar_x - 10 <= platforms[observedFloor].x_pos + platforms[observedFloor].width &&
        gameChar_y <= platforms[observedFloor].y_pos){
        //ensure the player remains in bounds of the checked platform
        if (dist(gameChar_x, gameChar_y, gameChar_x, platforms[observedFloor].y_pos) <= jumpSpeed * -1){
            //if the player is about to fall through a platform - make them stand on it instead
            jumpSpeed = 0;
            gameChar_y = platforms[observedFloor].y_pos;
        } 
        else if (gameChar_y != platforms[observedFloor].y_pos){
            //keep falling until the player is about to fall through a platform
            jumpSpeed -= 0.5;
        }
    }
    else if ((dist(gameChar_x, gameChar_y, gameChar_x, floorPos_y) > 0 && gameChar_y < floorPos_y) ||
        isPlummeting == true || enemyHit == true) { //ensures falling down the canyon continues to work
        //ensures Bob continues to fall at the same rate even when plummetting
        //console.log("falling due to no platform")
        jumpSpeed -= 0.5;
    }
    else{
        jumpSpeed = 0;
        gameChar_y = floorPos_y; 
        //resets the Y position of Bob when not plummetting
    }
    
    //implement canyon interaction
    //Falling down the canyon:
    //jumping over the canyon possible only because plummetting only
    //happens when gameChar_y >= floorPos_y
    for (var i = 0; i < canyons.length; i++){
        if (gameChar_x > canyons[i].x_pos + 8 &&
            gameChar_x < canyons[i].x_pos + canyons[i].width - 8 &&
            gameChar_y >= floorPos_y || enemyHit == true){ //detects if Bob is over the canyon or hit
            isPlummeting = true; //makes Bob plummet
            break;
        }
        else{
            isPlummeting = false;
        }
    }
    
    //Falls more quickly when falling down the canyon
    if (isPlummeting == true){ //if plummeting, make Bob fall quicker
        jumpSpeed -= 1;
    }
    
    //trigger game over state
    if (gameChar_y > height + 80){
        gameOver = true;
    }
    
    //game over state
    if (gameOver){
        //sets the current value of lives to be the value of lives for the next reset
        currentLives = lives;
        currentLives--; //deducts a life upon death
        push();
        stroke(0);
        fill(255);
        textSize(32);
        strokeWeight(10);
        textAlign(CENTER);
        if (lives > 0){
            //regular game over screen
            var deathString = "Bob has been absolutely clarted.\nPress R to restart";
            text(deathString, width / 2 + textWidth(deathString) / 50, height / 2);
        } else {
            //game over if all lives are depleted
            var deathString = "Bob has received a quadruple clarting\nPress R to play again";
            text(deathString, width / 2 + textWidth(deathString) / 50, height / 2);
            currentLives = 3;
        }
        pop();
        jumpSpeed = 0; //prevents an eventual overflow error from continuing to fall offscreen
    }
    
    //level complete state
    if (levelComplete){
        push();
        stroke(0);
        fill(255);
        textSize(32);
        strokeWeight(10);
        textAlign(CENTER);
        var winString = "Bob has absolutely smashed it.\nPress R to play again";
        text(winString, width / 2 - textWidth(winString) / 50, height / 2);
        currentLives = 3; //resets the life counter back to 3
        pop();
    }
    
    //draws the score and lives HUD over the top of everything else
    drawScoreCounter();
    drawLives();
}

function keyPressed(){
	// if statements to control the animation of the character when
	// keys are pressed.
    
    //Freezing controls:
    //keyPressed code has no effect when isPlummetting is true
    if (!gameOver && !levelComplete){
        if (key == "a" && !isPlummeting){ //allows control when not plummetting
            isLeft = true;
        }
        if (key == "d" && !isPlummeting){ //allows control when not plummetting
            isRight = true;
        }
        if (key == "w" && !isFalling &&
            !isPlummeting){ //allows control when not plummetting
            //prevents jumping if already falling - either down a canyon or from a jump
            jumpSpeed = 15;
        }
    }
    else{
        if (key == "r"){
            setup();
        }
        return;
    }
}

function keyReleased(){
	// if statements to control the animastion of the character when
	// keys are released.
    if (key == "a" || gameOver || levelComplete){
        isLeft = false;
    }
    if (key == "d" || gameOver || levelComplete){
        isRight = false;
    }
}

function drawLegFrame(frameNo){
    //changes between the two separate walking states based on the
    //frameNo parameter
    if (frameNo == 1){
        line(gameChar_x - 7, gameChar_y - 10, gameChar_x - 12, gameChar_y + 2);
        line(gameChar_x + 8, gameChar_y - 10, gameChar_x + 13, gameChar_y + 2);
    }
    else if (frameNo == 2) {
        line(gameChar_x - 7, gameChar_y - 10, gameChar_x + 4, gameChar_y + 2);
        line(gameChar_x + 8, gameChar_y - 10, gameChar_x - 1, gameChar_y + 2);
    }
}

function animateLegs(){
    if (frCount < 125){
        //draws one particular form of legs if less than 125 frames have
        //occured since the last change
        drawLegFrame(1);
    }
    else {
        drawLegFrame(2);
        if (frCount > 255){
            //resets the frame count both to not eventually cause an overflow
            //and also to reduce lines and maths necessary for this change
            frCount = 0;
        }
    }
}
